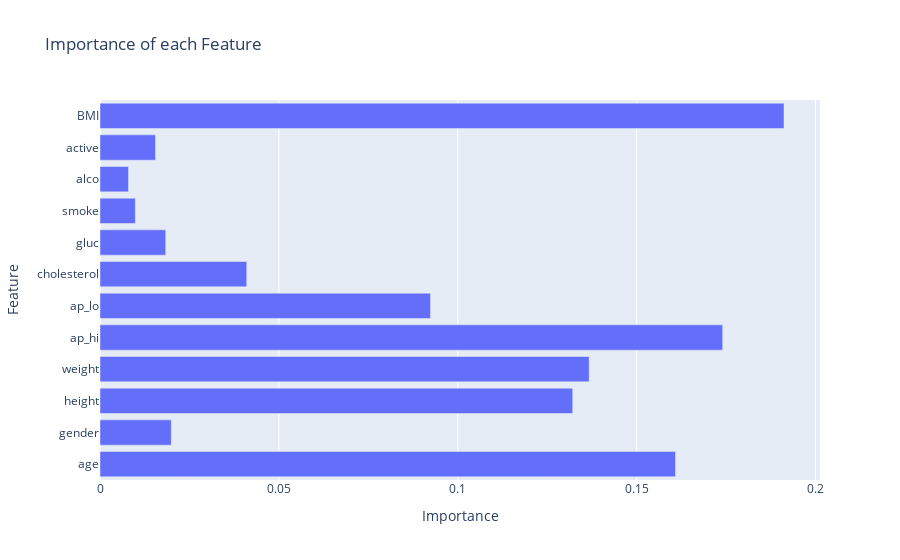

Notebook code cell kept with this figure:
### Code cell
from sklearn.ensemble import RandomForestClassifier
import pandas as pd
#RFC on Scaling using dataset without outliers(weight,ap_lo,ap_hi)
X_train, X_test, y_train, y_test = train_test_split(zscore_df.drop(columns=['cardio','index','id'], axis=1),zscore_df['cardio'],test_size=0.2,random_state=42)
X_train.shape, X_test.shape
scaler = StandardScaler()
scaler.fit(X_train)
X_train_scaled = scaler.transform(X_train)
X_test_scaled = scaler.transform(X_test)
X_train_scaled = pd.DataFrame(X_train_scaled, columns=X_train.columns)
X_test_scaled = pd.DataFrame(X_test_scaled, columns=X_test.columns)


rfc=RandomForestClassifier(random_state=42)
rfc.fit(X_train_scaled, y_train)
importance_df = pd.DataFrame({
    'Feature': X_train_scaled.columns,
    'Importance': rfc.feature_importances_})

import plotly.express as px
px.bar(importance_df,x='Importance',y='Feature', orientation='h',title='Importance of each Feature')

### Figure 1 — Plotly figure (JSON) as saved in the notebook; plotly's stock layout.template omitted (floating-point values rounded to 4 significant figures)
{"data": [{"alignmentgroup": "True", "hovertemplate": "Importance=%{x}<br>Feature=%{y}<extra></extra>", "legendgroup": "", "marker": {"color": "#636efa", "pattern": {"shape": ""}}, "name": "", "offsetgroup": "", "orientation": "h", "showlegend": false, "textposition": "auto", "type": "bar", "x": [0.1609, 0.01991, 0.1321, 0.1367, 0.174, 0.09239, 0.04101, 0.01836, 0.009878, 0.007969, 0.01552, 0.1912], "xaxis": "x", "y": ["age", "gender", "height", "weight", "ap_hi", "ap_lo", "cholesterol", "gluc", "smoke", "alco", "active", "BMI"], "yaxis": "y"}], "layout": {"barmode": "relative", "legend": {"tracegroupgap": 0}, "title": {"text": "Importance of each Feature"}, "xaxis": {"anchor": "y", "domain": [0, 1], "title": {"text": "Importance"}}, "yaxis": {"anchor": "x", "domain": [0, 1], "title": {"text": "Feature"}}}}
